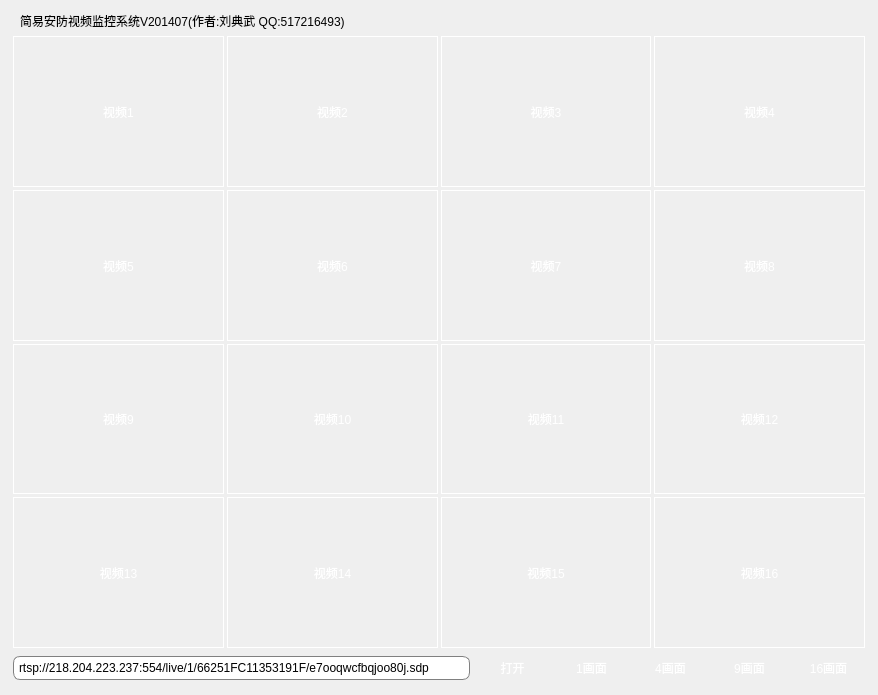
<?xml version="1.0" encoding="UTF-8"?>
<ui version="4.0">
 <class>frmMain</class>
 <widget class="QWidget" name="frmMain">
  <property name="geometry">
   <rect>
    <x>0</x>
    <y>0</y>
    <width>878</width>
    <height>695</height>
   </rect>
  </property>
  <property name="windowTitle">
   <string>简易安防视频监控系统V201407(作者:刘典武 QQ:517216493)</string>
  </property>
  <property name="styleSheet">
   <string notr="true">QLineEdit{
	border:1px solid gray;border-radius:7px;padding:3px;
}

QPushButton#btn_menu{
	background-image: url(:/image/btn_menu_normal.png);
	border: 0px;
}
QPushButton#btn_menu:hover{
	background-image: url(:/image/btn_menu_hover.png);
	border: 0px;
}
QPushButton#btn_menu:checked{
	background-image: url(:/image/btn_menu_hover.png);
	border: 0px;
}

/*minBtn*/
QPushButton#btn_min{
	background-image: url(:/image/btn_min_normal.png);
	border: 0px;
}
QPushButton#btn_min:hover{
	background-image: url(:/image/btn_min_hover.png);
	border: 0px;
}
QPushButton#btnmin:checked{
	background-image: url(:/image/btn_min_hover.png);
	border: 0px;
}

/*nomalBtn*/
QPushButton#btn_max{
	background-image: url(:/image/btn_max_normal.png);
	border: 0px;
}
QPushButton#btn_max:hover{
	background-image: url(:/image/btn_max_hover.png);
	border: 0px;
}
QPushButton#btn_max:checked{
	background-image: url(:/image/btn_max_hover.png);
	border: 0px;
}

/*closeBtn*/
QPushButton#btn_close{
	background-image: url(:/image/btn_close_normal.png);
	border: 0px;
}
QPushButton#btn_close:hover{
	background-image: url(:/image/btn_close_hover.png);
	border: 0px;
}
QPushButton#btn_close:checked{
	background-image: url(:/image/btn_close_hover.png);
	border: 0px;
}

QLabel#labVideo1,#labVideo2,#labVideo3,#labVideo4,#labVideo5,#labVideo6,#labVideo7,#labVideo8,#labVideo9,#labVideo10,#labVideo11,#labVideo12,#labVideo13,#labVideo14,#labVideo15,#labVideo16{
	border-image: url(:/image/lab_normal.png);
	color: rgb(255, 255, 255);
	font: 25pt &quot;微软雅黑&quot;;
}
QLabel:hover#labVideo1,QLabel:hover#labVideo2,QLabel:hover#labVideo3,QLabel:hover#labVideo4,QLabel:hover#labVideo5,QLabel:hover#labVideo6,QLabel:hover#labVideo7,QLabel:hover#labVideo8,QLabel:hover#labVideo9,QLabel:hover#labVideo10,QLabel:hover#labVideo11,QLabel:hover#labVideo12,QLabel:hover#labVideo13,QLabel:hover#labVideo14,QLabel:hover#labVideo15,QLabel:hover#labVideo16{
	border-image: url(:/image/lab_hover.png);
}

QPushButton#btnOpen,#btn1,#btn4,#btn9,#btn16{	
	border: 0px;
	padding: 4px;
    min-width: 65px;
    min-height: 20px;
	color: rgb(255, 255, 255);
	font: 10pt &quot;微软雅黑&quot;;
	border-image: url(:/image/btn_normal.png);	
}

QPushButton:pressed#btnOpen,QPushButton:pressed#btn1,QPushButton:pressed#btn4,QPushButton:pressed#btn9,QPushButton:pressed#btn16{
	border-image: url(:/image/btn_press.png);	
}
</string>
  </property>
  <layout class="QVBoxLayout" name="verticalLayout_2">
   <property name="spacing">
    <number>6</number>
   </property>
   <property name="leftMargin">
    <number>10</number>
   </property>
   <property name="topMargin">
    <number>12</number>
   </property>
   <property name="rightMargin">
    <number>10</number>
   </property>
   <property name="bottomMargin">
    <number>10</number>
   </property>
   <item>
    <layout class="QHBoxLayout" name="layTitle">
     <property name="spacing">
      <number>0</number>
     </property>
     <property name="leftMargin">
      <number>10</number>
     </property>
     <property name="topMargin">
      <number>0</number>
     </property>
     <item>
      <widget class="QLabel" name="lab_title">
       <property name="sizePolicy">
        <sizepolicy hsizetype="Expanding" vsizetype="Preferred">
         <horstretch>0</horstretch>
         <verstretch>0</verstretch>
        </sizepolicy>
       </property>
       <property name="styleSheet">
        <string notr="true">font: 10pt &quot;微软雅黑&quot;;</string>
       </property>
       <property name="text">
        <string>简易安防视频监控系统V201407(作者:刘典武 QQ:517216493)</string>
       </property>
       <property name="alignment">
        <set>Qt::AlignBottom|Qt::AlignLeading|Qt::AlignLeft</set>
       </property>
      </widget>
     </item>
     <item>
      <widget class="QPushButton" name="btn_menu">
       <property name="minimumSize">
        <size>
         <width>33</width>
         <height>18</height>
        </size>
       </property>
       <property name="maximumSize">
        <size>
         <width>33</width>
         <height>18</height>
        </size>
       </property>
       <property name="text">
        <string/>
       </property>
      </widget>
     </item>
     <item>
      <widget class="QPushButton" name="btn_min">
       <property name="minimumSize">
        <size>
         <width>33</width>
         <height>18</height>
        </size>
       </property>
       <property name="maximumSize">
        <size>
         <width>33</width>
         <height>18</height>
        </size>
       </property>
       <property name="text">
        <string/>
       </property>
      </widget>
     </item>
     <item>
      <widget class="QPushButton" name="btn_max">
       <property name="sizePolicy">
        <sizepolicy hsizetype="Fixed" vsizetype="Fixed">
         <horstretch>0</horstretch>
         <verstretch>0</verstretch>
        </sizepolicy>
       </property>
       <property name="minimumSize">
        <size>
         <width>33</width>
         <height>18</height>
        </size>
       </property>
       <property name="maximumSize">
        <size>
         <width>33</width>
         <height>18</height>
        </size>
       </property>
       <property name="text">
        <string/>
       </property>
      </widget>
     </item>
     <item>
      <widget class="QPushButton" name="btn_close">
       <property name="minimumSize">
        <size>
         <width>48</width>
         <height>18</height>
        </size>
       </property>
       <property name="maximumSize">
        <size>
         <width>48</width>
         <height>18</height>
        </size>
       </property>
       <property name="text">
        <string/>
       </property>
      </widget>
     </item>
    </layout>
   </item>
   <item>
    <layout class="QVBoxLayout" name="layMain">
     <property name="spacing">
      <number>3</number>
     </property>
     <property name="leftMargin">
      <number>3</number>
     </property>
     <property name="topMargin">
      <number>0</number>
     </property>
     <property name="rightMargin">
      <number>3</number>
     </property>
     <property name="bottomMargin">
      <number>0</number>
     </property>
     <item>
      <layout class="QHBoxLayout" name="lay1">
       <property name="spacing">
        <number>3</number>
       </property>
       <item>
        <widget class="QLabel" name="labVideo1">
         <property name="sizePolicy">
          <sizepolicy hsizetype="Preferred" vsizetype="Expanding">
           <horstretch>0</horstretch>
           <verstretch>0</verstretch>
          </sizepolicy>
         </property>
         <property name="frameShape">
          <enum>QFrame::Panel</enum>
         </property>
         <property name="frameShadow">
          <enum>QFrame::Plain</enum>
         </property>
         <property name="lineWidth">
          <number>1</number>
         </property>
         <property name="midLineWidth">
          <number>0</number>
         </property>
         <property name="text">
          <string>视频1</string>
         </property>
         <property name="alignment">
          <set>Qt::AlignCenter</set>
         </property>
        </widget>
       </item>
       <item>
        <widget class="QLabel" name="labVideo2">
         <property name="sizePolicy">
          <sizepolicy hsizetype="Preferred" vsizetype="Expanding">
           <horstretch>0</horstretch>
           <verstretch>0</verstretch>
          </sizepolicy>
         </property>
         <property name="frameShape">
          <enum>QFrame::Panel</enum>
         </property>
         <property name="frameShadow">
          <enum>QFrame::Plain</enum>
         </property>
         <property name="lineWidth">
          <number>1</number>
         </property>
         <property name="midLineWidth">
          <number>0</number>
         </property>
         <property name="text">
          <string>视频2</string>
         </property>
         <property name="alignment">
          <set>Qt::AlignCenter</set>
         </property>
        </widget>
       </item>
       <item>
        <widget class="QLabel" name="labVideo3">
         <property name="sizePolicy">
          <sizepolicy hsizetype="Preferred" vsizetype="Expanding">
           <horstretch>0</horstretch>
           <verstretch>0</verstretch>
          </sizepolicy>
         </property>
         <property name="frameShape">
          <enum>QFrame::Panel</enum>
         </property>
         <property name="frameShadow">
          <enum>QFrame::Plain</enum>
         </property>
         <property name="lineWidth">
          <number>1</number>
         </property>
         <property name="midLineWidth">
          <number>0</number>
         </property>
         <property name="text">
          <string>视频3</string>
         </property>
         <property name="alignment">
          <set>Qt::AlignCenter</set>
         </property>
        </widget>
       </item>
       <item>
        <widget class="QLabel" name="labVideo4">
         <property name="sizePolicy">
          <sizepolicy hsizetype="Preferred" vsizetype="Expanding">
           <horstretch>0</horstretch>
           <verstretch>0</verstretch>
          </sizepolicy>
         </property>
         <property name="frameShape">
          <enum>QFrame::Panel</enum>
         </property>
         <property name="frameShadow">
          <enum>QFrame::Plain</enum>
         </property>
         <property name="lineWidth">
          <number>1</number>
         </property>
         <property name="midLineWidth">
          <number>0</number>
         </property>
         <property name="text">
          <string>视频4</string>
         </property>
         <property name="alignment">
          <set>Qt::AlignCenter</set>
         </property>
        </widget>
       </item>
      </layout>
     </item>
     <item>
      <layout class="QHBoxLayout" name="lay2">
       <property name="spacing">
        <number>3</number>
       </property>
       <item>
        <widget class="QLabel" name="labVideo5">
         <property name="sizePolicy">
          <sizepolicy hsizetype="Preferred" vsizetype="Expanding">
           <horstretch>0</horstretch>
           <verstretch>0</verstretch>
          </sizepolicy>
         </property>
         <property name="frameShape">
          <enum>QFrame::Panel</enum>
         </property>
         <property name="frameShadow">
          <enum>QFrame::Plain</enum>
         </property>
         <property name="lineWidth">
          <number>1</number>
         </property>
         <property name="midLineWidth">
          <number>0</number>
         </property>
         <property name="text">
          <string>视频5</string>
         </property>
         <property name="alignment">
          <set>Qt::AlignCenter</set>
         </property>
        </widget>
       </item>
       <item>
        <widget class="QLabel" name="labVideo6">
         <property name="sizePolicy">
          <sizepolicy hsizetype="Preferred" vsizetype="Expanding">
           <horstretch>0</horstretch>
           <verstretch>0</verstretch>
          </sizepolicy>
         </property>
         <property name="frameShape">
          <enum>QFrame::Panel</enum>
         </property>
         <property name="frameShadow">
          <enum>QFrame::Plain</enum>
         </property>
         <property name="lineWidth">
          <number>1</number>
         </property>
         <property name="midLineWidth">
          <number>0</number>
         </property>
         <property name="text">
          <string>视频6</string>
         </property>
         <property name="alignment">
          <set>Qt::AlignCenter</set>
         </property>
        </widget>
       </item>
       <item>
        <widget class="QLabel" name="labVideo7">
         <property name="sizePolicy">
          <sizepolicy hsizetype="Preferred" vsizetype="Expanding">
           <horstretch>0</horstretch>
           <verstretch>0</verstretch>
          </sizepolicy>
         </property>
         <property name="frameShape">
          <enum>QFrame::Panel</enum>
         </property>
         <property name="frameShadow">
          <enum>QFrame::Plain</enum>
         </property>
         <property name="lineWidth">
          <number>1</number>
         </property>
         <property name="midLineWidth">
          <number>0</number>
         </property>
         <property name="text">
          <string>视频7</string>
         </property>
         <property name="alignment">
          <set>Qt::AlignCenter</set>
         </property>
        </widget>
       </item>
       <item>
        <widget class="QLabel" name="labVideo8">
         <property name="sizePolicy">
          <sizepolicy hsizetype="Preferred" vsizetype="Expanding">
           <horstretch>0</horstretch>
           <verstretch>0</verstretch>
          </sizepolicy>
         </property>
         <property name="frameShape">
          <enum>QFrame::Panel</enum>
         </property>
         <property name="frameShadow">
          <enum>QFrame::Plain</enum>
         </property>
         <property name="lineWidth">
          <number>1</number>
         </property>
         <property name="midLineWidth">
          <number>0</number>
         </property>
         <property name="text">
          <string>视频8</string>
         </property>
         <property name="alignment">
          <set>Qt::AlignCenter</set>
         </property>
        </widget>
       </item>
      </layout>
     </item>
     <item>
      <layout class="QHBoxLayout" name="lay3">
       <property name="spacing">
        <number>3</number>
       </property>
       <item>
        <widget class="QLabel" name="labVideo9">
         <property name="sizePolicy">
          <sizepolicy hsizetype="Preferred" vsizetype="Expanding">
           <horstretch>0</horstretch>
           <verstretch>0</verstretch>
          </sizepolicy>
         </property>
         <property name="frameShape">
          <enum>QFrame::Panel</enum>
         </property>
         <property name="frameShadow">
          <enum>QFrame::Plain</enum>
         </property>
         <property name="lineWidth">
          <number>1</number>
         </property>
         <property name="midLineWidth">
          <number>0</number>
         </property>
         <property name="text">
          <string>视频9</string>
         </property>
         <property name="alignment">
          <set>Qt::AlignCenter</set>
         </property>
        </widget>
       </item>
       <item>
        <widget class="QLabel" name="labVideo10">
         <property name="sizePolicy">
          <sizepolicy hsizetype="Preferred" vsizetype="Expanding">
           <horstretch>0</horstretch>
           <verstretch>0</verstretch>
          </sizepolicy>
         </property>
         <property name="frameShape">
          <enum>QFrame::Panel</enum>
         </property>
         <property name="frameShadow">
          <enum>QFrame::Plain</enum>
         </property>
         <property name="lineWidth">
          <number>1</number>
         </property>
         <property name="midLineWidth">
          <number>0</number>
         </property>
         <property name="text">
          <string>视频10</string>
         </property>
         <property name="alignment">
          <set>Qt::AlignCenter</set>
         </property>
        </widget>
       </item>
       <item>
        <widget class="QLabel" name="labVideo11">
         <property name="sizePolicy">
          <sizepolicy hsizetype="Preferred" vsizetype="Expanding">
           <horstretch>0</horstretch>
           <verstretch>0</verstretch>
          </sizepolicy>
         </property>
         <property name="frameShape">
          <enum>QFrame::Panel</enum>
         </property>
         <property name="frameShadow">
          <enum>QFrame::Plain</enum>
         </property>
         <property name="lineWidth">
          <number>1</number>
         </property>
         <property name="midLineWidth">
          <number>0</number>
         </property>
         <property name="text">
          <string>视频11</string>
         </property>
         <property name="alignment">
          <set>Qt::AlignCenter</set>
         </property>
        </widget>
       </item>
       <item>
        <widget class="QLabel" name="labVideo12">
         <property name="sizePolicy">
          <sizepolicy hsizetype="Preferred" vsizetype="Expanding">
           <horstretch>0</horstretch>
           <verstretch>0</verstretch>
          </sizepolicy>
         </property>
         <property name="frameShape">
          <enum>QFrame::Panel</enum>
         </property>
         <property name="frameShadow">
          <enum>QFrame::Plain</enum>
         </property>
         <property name="lineWidth">
          <number>1</number>
         </property>
         <property name="midLineWidth">
          <number>0</number>
         </property>
         <property name="text">
          <string>视频12</string>
         </property>
         <property name="alignment">
          <set>Qt::AlignCenter</set>
         </property>
        </widget>
       </item>
      </layout>
     </item>
     <item>
      <layout class="QHBoxLayout" name="lay4">
       <property name="spacing">
        <number>3</number>
       </property>
       <item>
        <widget class="QLabel" name="labVideo13">
         <property name="sizePolicy">
          <sizepolicy hsizetype="Preferred" vsizetype="Expanding">
           <horstretch>0</horstretch>
           <verstretch>0</verstretch>
          </sizepolicy>
         </property>
         <property name="frameShape">
          <enum>QFrame::Panel</enum>
         </property>
         <property name="frameShadow">
          <enum>QFrame::Plain</enum>
         </property>
         <property name="lineWidth">
          <number>1</number>
         </property>
         <property name="midLineWidth">
          <number>0</number>
         </property>
         <property name="text">
          <string>视频13</string>
         </property>
         <property name="alignment">
          <set>Qt::AlignCenter</set>
         </property>
        </widget>
       </item>
       <item>
        <widget class="QLabel" name="labVideo14">
         <property name="sizePolicy">
          <sizepolicy hsizetype="Preferred" vsizetype="Expanding">
           <horstretch>0</horstretch>
           <verstretch>0</verstretch>
          </sizepolicy>
         </property>
         <property name="frameShape">
          <enum>QFrame::Panel</enum>
         </property>
         <property name="frameShadow">
          <enum>QFrame::Plain</enum>
         </property>
         <property name="lineWidth">
          <number>1</number>
         </property>
         <property name="midLineWidth">
          <number>0</number>
         </property>
         <property name="text">
          <string>视频14</string>
         </property>
         <property name="alignment">
          <set>Qt::AlignCenter</set>
         </property>
        </widget>
       </item>
       <item>
        <widget class="QLabel" name="labVideo15">
         <property name="sizePolicy">
          <sizepolicy hsizetype="Preferred" vsizetype="Expanding">
           <horstretch>0</horstretch>
           <verstretch>0</verstretch>
          </sizepolicy>
         </property>
         <property name="frameShape">
          <enum>QFrame::Panel</enum>
         </property>
         <property name="frameShadow">
          <enum>QFrame::Plain</enum>
         </property>
         <property name="lineWidth">
          <number>1</number>
         </property>
         <property name="midLineWidth">
          <number>0</number>
         </property>
         <property name="text">
          <string>视频15</string>
         </property>
         <property name="alignment">
          <set>Qt::AlignCenter</set>
         </property>
        </widget>
       </item>
       <item>
        <widget class="QLabel" name="labVideo16">
         <property name="sizePolicy">
          <sizepolicy hsizetype="Preferred" vsizetype="Expanding">
           <horstretch>0</horstretch>
           <verstretch>0</verstretch>
          </sizepolicy>
         </property>
         <property name="frameShape">
          <enum>QFrame::Panel</enum>
         </property>
         <property name="frameShadow">
          <enum>QFrame::Plain</enum>
         </property>
         <property name="lineWidth">
          <number>1</number>
         </property>
         <property name="midLineWidth">
          <number>0</number>
         </property>
         <property name="text">
          <string>视频16</string>
         </property>
         <property name="alignment">
          <set>Qt::AlignCenter</set>
         </property>
        </widget>
       </item>
      </layout>
     </item>
    </layout>
   </item>
   <item>
    <layout class="QHBoxLayout" name="laybottom">
     <property name="leftMargin">
      <number>3</number>
     </property>
     <property name="topMargin">
      <number>0</number>
     </property>
     <property name="rightMargin">
      <number>3</number>
     </property>
     <property name="bottomMargin">
      <number>3</number>
     </property>
     <item>
      <widget class="QLineEdit" name="txtUrl">
       <property name="text">
        <string>rtsp://218.204.223.237:554/live/1/66251FC11353191F/e7ooqwcfbqjoo80j.sdp</string>
       </property>
      </widget>
     </item>
     <item>
      <widget class="QPushButton" name="btnOpen">
       <property name="cursor">
        <cursorShape>PointingHandCursor</cursorShape>
       </property>
       <property name="text">
        <string>打开</string>
       </property>
       <property name="checkable">
        <bool>false</bool>
       </property>
      </widget>
     </item>
     <item>
      <widget class="QPushButton" name="btn1">
       <property name="cursor">
        <cursorShape>PointingHandCursor</cursorShape>
       </property>
       <property name="text">
        <string>1画面</string>
       </property>
       <property name="checkable">
        <bool>false</bool>
       </property>
      </widget>
     </item>
     <item>
      <widget class="QPushButton" name="btn4">
       <property name="cursor">
        <cursorShape>PointingHandCursor</cursorShape>
       </property>
       <property name="text">
        <string>4画面</string>
       </property>
       <property name="checkable">
        <bool>false</bool>
       </property>
      </widget>
     </item>
     <item>
      <widget class="QPushButton" name="btn9">
       <property name="cursor">
        <cursorShape>PointingHandCursor</cursorShape>
       </property>
       <property name="text">
        <string>9画面</string>
       </property>
       <property name="checkable">
        <bool>false</bool>
       </property>
      </widget>
     </item>
     <item>
      <widget class="QPushButton" name="btn16">
       <property name="cursor">
        <cursorShape>PointingHandCursor</cursorShape>
       </property>
       <property name="text">
        <string>16画面</string>
       </property>
      </widget>
     </item>
    </layout>
   </item>
  </layout>
 </widget>
 <layoutdefault spacing="6" margin="11"/>
 <tabstops>
  <tabstop>btnOpen</tabstop>
  <tabstop>txtUrl</tabstop>
 </tabstops>
 <resources/>
 <connections/>
</ui>
